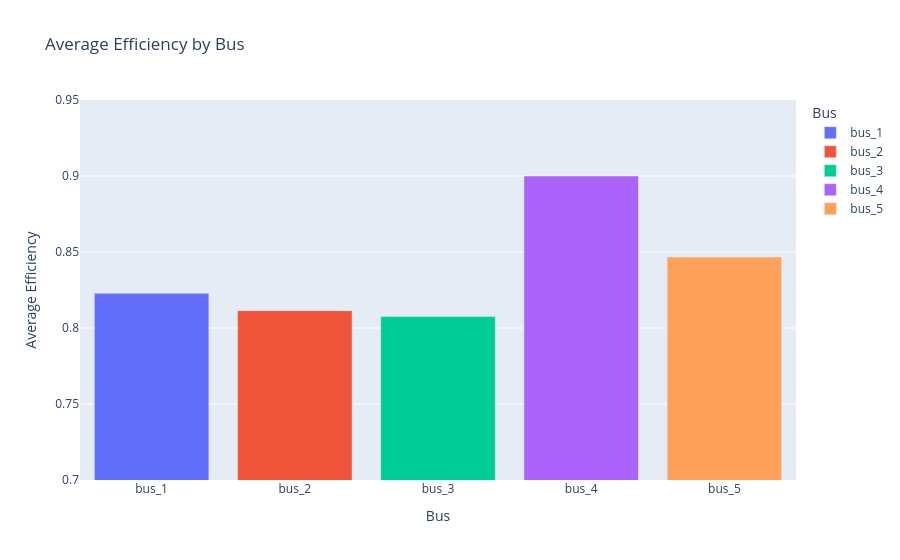

Source (notebook cell):
### Markdown cell above
### Chart 3 : Average Efficiency by Bus with Storage Unit Count

An interactive bar chart showing average efficiency per bus.
The number of storage units per bus is shown on hover ; 
providing context for whether the average is meaningful or 
based on a small sample.

---

### Code cell
# Prepare data
avg_efficiency = df1.groupby("bus").agg(
    average_efficiency=("Efficiency", "mean"),
    number_of_units=("id", "count")
).reset_index()

avg_efficiency.columns = ["Bus", "Average Efficiency", "Number of Storage Units"]

# Interactive bar chart
fig = px.bar(
    avg_efficiency,
    x="Bus",
    y="Average Efficiency",
    color="Bus",
    hover_data=["Number of Storage Units"],
    title="Average Efficiency by Bus",
    labels={"Average Efficiency": "Average Efficiency"}
)

fig.update_yaxes(range=[0.7, 0.95])
fig.show()

### Figure 1 — Plotly figure (JSON) as saved in the notebook; plotly's stock layout.template omitted (floating-point values rounded to 4 significant figures)
{"data": [{"customdata": [[7]], "hovertemplate": "Bus=%{x}<br>Average Efficiency=%{y}<br>Number of Storage Units=%{customdata[0]}<extra></extra>", "legendgroup": "bus_1", "marker": {"color": "#636efa", "pattern": {"shape": ""}}, "name": "bus_1", "orientation": "v", "showlegend": true, "textposition": "auto", "type": "bar", "x": ["bus_1"], "xaxis": "x", "y": [0.8229], "yaxis": "y"}, {"customdata": [[7]], "hovertemplate": "Bus=%{x}<br>Average Efficiency=%{y}<br>Number of Storage Units=%{customdata[0]}<extra></extra>", "legendgroup": "bus_2", "marker": {"color": "#EF553B", "pattern": {"shape": ""}}, "name": "bus_2", "orientation": "v", "showlegend": true, "textposition": "auto", "type": "bar", "x": ["bus_2"], "xaxis": "x", "y": [0.8114], "yaxis": "y"}, {"customdata": [[4]], "hovertemplate": "Bus=%{x}<br>Average Efficiency=%{y}<br>Number of Storage Units=%{customdata[0]}<extra></extra>", "legendgroup": "bus_3", "marker": {"color": "#00cc96", "pattern": {"shape": ""}}, "name": "bus_3", "orientation": "v", "showlegend": true, "textposition": "auto", "type": "bar", "x": ["bus_3"], "xaxis": "x", "y": [0.8075], "yaxis": "y"}, {"customdata": [[1]], "hovertemplate": "Bus=%{x}<br>Average Efficiency=%{y}<br>Number of Storage Units=%{customdata[0]}<extra></extra>", "legendgroup": "bus_4", "marker": {"color": "#ab63fa", "pattern": {"shape": ""}}, "name": "bus_4", "orientation": "v", "showlegend": true, "textposition": "auto", "type": "bar", "x": ["bus_4"], "xaxis": "x", "y": [0.9], "yaxis": "y"}, {"customdata": [[6]], "hovertemplate": "Bus=%{x}<br>Average Efficiency=%{y}<br>Number of Storage Units=%{customdata[0]}<extra></extra>", "legendgroup": "bus_5", "marker": {"color": "#FFA15A", "pattern": {"shape": ""}}, "name": "bus_5", "orientation": "v", "showlegend": true, "textposition": "auto", "type": "bar", "x": ["bus_5"], "xaxis": "x", "y": [0.8467], "yaxis": "y"}], "layout": {"barmode": "relative", "legend": {"title": {"text": "Bus"}, "tracegroupgap": 0}, "title": {"text": "Average Efficiency by Bus"}, "xaxis": {"anchor": "y", "categoryarray": ["bus_1", "bus_2", "bus_3", "bus_4", "bus_5"], "categoryorder": "array", "domain": [0, 1], "title": {"text": "Bus"}}, "yaxis": {"anchor": "x", "domain": [0, 1], "range": [0.7, 0.95], "title": {"text": "Average Efficiency"}}}}
